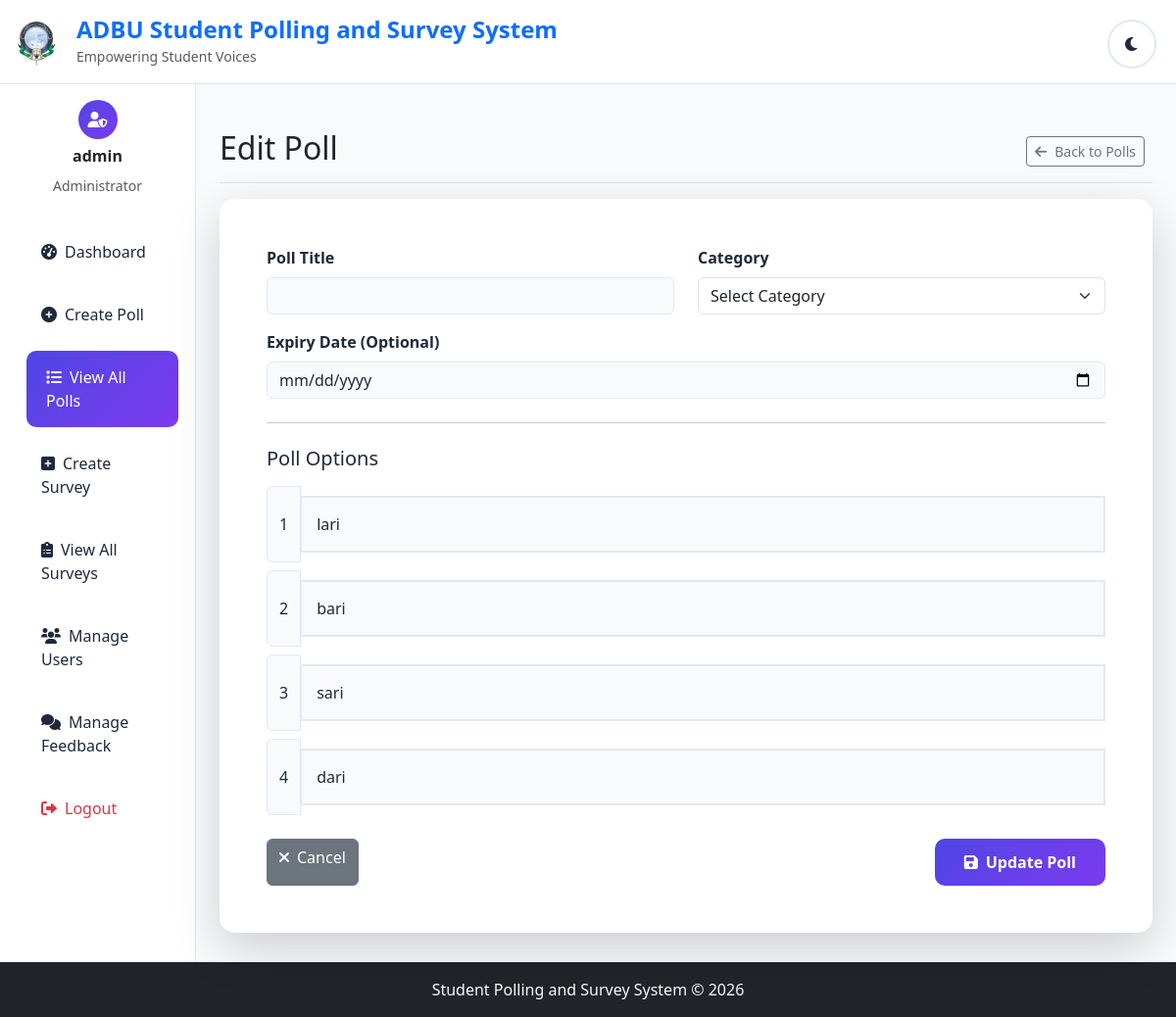
Screenshot of /edit_poll.php?id=1 (signed in) with the database file from the repository.
### tables this page shows
CREATE TABLE `polls` (
  `id` int(11) NOT NULL,
  `title` varchar(255) NOT NULL,
  `category` enum('Academic','Cultural','Sports','Campus') NOT NULL,
  `created_by` int(11) DEFAULT NULL,
  `expiry_date` date DEFAULT NULL,
  `created_at` timestamp NOT NULL DEFAULT current_timestamp()
);

CREATE TABLE `poll_options` (
  `id` int(11) NOT NULL,
  `poll_id` int(11) NOT NULL,
  `option_text` varchar(255) NOT NULL
);

### edit_poll.php (the view, shortened to what this page needs)
<?php
require_once '../includes/functions.php';
$poll_id = isset($_GET['id']) ? (int)$_GET['id'] : 0;
$poll_sql = "SELECT * FROM polls WHERE id = ?";
$poll_stmt = $conn->prepare($poll_sql);
$poll_stmt->bind_param("i", $poll_id);
$poll_stmt->execute();
$poll = $poll_stmt->get_result()->fetch_assoc();
$options_sql = "SELECT * FROM poll_options WHERE poll_id = ?";
$options_stmt = $conn->prepare($options_sql);
$options_stmt->bind_param("i", $poll_id);
$options_stmt->execute();
$options = $options_stmt->get_result()->fetch_all(MYSQLI_ASSOC);
?>
<!DOCTYPE html>
<html lang="en">
<head>
    <link href="https://cdn.jsdelivr.net/npm/bootstrap@5.3.0/dist/css/bootstrap.min.css" rel="stylesheet">
    <link href="https://cdnjs.cloudflare.com/ajax/libs/font-awesome/6.0.0/css/all.min.css" rel="stylesheet">
    <link href="../assets/css/style.css" rel="stylesheet">
</head>
<body>
    <?php include '../includes/header.php'; ?>
    <div class="container-fluid">
        <div class="row">
            <nav class="col-md-3 col-lg-2 d-md-block sidebar collapse">
                <div class="position-sticky pt-3">
                    <div class="text-center mb-4">
                        <div class="user-avatar mx-auto mb-2">
                            <i class="fas fa-user-shield"></i>
                        </div>
                        <h6 class="fw-bold"><?= htmlspecialchars($_SESSION['name']) ?></h6>
                        <small class="text-muted">Administrator</small>
                    </div>
                    <ul class="nav flex-column">
                        <li class="nav-item">
                            <a class="nav-link" href="dashboard.php">
                                <i class="fas fa-tachometer-alt me-2"></i>Dashboard
                            </a>
                        </li>
                        <li class="nav-item">
                            <a class="nav-link" href="create_poll.php">
                                <i class="fas fa-plus-circle me-2"></i>Create Poll
                            </a>
                        </li>
                        <li class="nav-item">
                            <a class="nav-link active" href="view_polls.php">
                                <i class="fas fa-list me-2"></i>View All Polls
                            </a>
                        </li>
                        <li class="nav-item">
                            <a class="nav-link" href="create_survey.php">
                                <i class="fas fa-plus-square me-2"></i>Create Survey
                            </a>
                        </li>
                        <li class="nav-item">
                            <a class="nav-link" href="view_surveys.php">
                                <i class="fas fa-clipboard-list me-2"></i>View All Surveys
                            </a>
                        </li>
                        <li class="nav-item">
                            <a class="nav-link" href="manage_users.php">
                                <i class="fas fa-users me-2"></i>Manage Users
                            </a>
                        </li>
                        <li class="nav-item">
                            <a class="nav-link" href="manage_feedback.php">
                                <i class="fas fa-comments me-2"></i>Manage Feedback
                            </a>
                        </li>
                        <li class="nav-item">
                            <a class="nav-link text-danger" href="../logout.php">
                                <i class="fas fa-sign-out-alt me-2"></i>Logout
                            </a>
                        </li>
                    </ul>
                </div>
            </nav>
            <main class="col-md-9 ms-sm-auto col-lg-10 px-md-4 main-content">
                <div class="d-flex justify-content-between flex-wrap flex-md-nowrap align-items-center pt-3 pb-2 mb-3 border-bottom">
                    <h1 class="h2">Edit Poll</h1>
                    <div class="btn-toolbar mb-2 mb-md-0">
                        <div class="btn-group me-2">
                            <a href="view_polls.php" class="btn btn-sm btn-outline-secondary">
                                <i class="fas fa-arrow-left me-2"></i>Back to Polls
                            </a>
                        </div>
                    </div>
                </div>
                <div class="card shadow-lg border-0">
                    <div class="card-body p-5">
                        <form method="POST" id="pollForm">
                            <div class="row">
                                <div class="col-md-6">
                                    <div class="mb-3">
                                        <label for="title" class="form-label">Poll Title</label>
                                        <input type="text" class="form-control" id="title" name="title"
                                               value="<?= htmlspecialchars($poll['title']) ?>" required>
                                    </div>
                                </div>
                                <div class="col-md-6">
                                    <div class="mb-3">
                                        <label for="category" class="form-label">Category</label>
                                        <select class="form-select" id="category" name="category" required>
                                            <option value="">Select Category</option>
                                        </select>
                                    </div>
                                </div>
                            </div>
                            <div class="mb-3">
                                <label for="expiry_date" class="form-label">Expiry Date (Optional)</label>
                                <input type="date" class="form-control" id="expiry_date" name="expiry_date"
                                       value="<?= $poll['expiry_date'] && $poll['expiry_date'] != '0000-00-00' ? $poll['expiry_date'] : '' ?>">
                            </div>
                            <hr class="my-4">
                            <h5 class="mb-3">Poll Options</h5>
                            <div id="optionsContainer">
                                <?php foreach ($options as $index => $option): ?>
                                    <div class="input-group mb-2">
                                        <span class="input-group-text"><?= $index + 1 ?></span>
                                        <input type="text" class="form-control poll-option" name="options[]"
                                               value="<?= htmlspecialchars($option['option_text']) ?>"
                                               placeholder="Enter option <?= $index + 1 ?>...">
                                    </div>
                                <?php endforeach; ?>
                            </div>
                            <div class="d-flex justify-content-between mt-4">
                                <a href="view_polls.php" class="btn btn-secondary">
                                    <i class="fas fa-times me-2"></i>Cancel
                                </a>
                                <button type="submit" name="update_poll" class="btn btn-primary">
                                    <i class="fas fa-save me-2"></i>Update Poll
                                </button>
                            </div>
                        </form>
                    </div>
                </div>
            </main>
        </div>
    </div>
    <?php include '../includes/footer.php'; ?>
</body>
</html>

### assets/css/style.css (style rules this page uses)
:root { --primary-color: #4f46e5; --secondary-color: #7c3aed; --success-color: #10b981; --danger-color: #ef4444; --warning-color: #f59e0b; --info-color: #3b82f6; --light-bg: #f8fafc; --dark-bg: #1e293b; --light-card: #ffffff; --dark-card: #334155; --light-text: #1e293b; --dark-text: #f1f5f9; --border-color: #e2e8f0; --shadow: 0 10px 15px -3px rgba(0, 0, 0, 0.1); }
* { margin: 0; padding: 0; box-sizing: border-box; }
body { font-family: 'Segoe UI', Tahoma, Geneva, Verdana, sans-serif; background: linear-gradient(135deg, var(--primary-color) 0%, var(--secondary-color) 100%); min-height: 100vh; transition: all 0.3s ease; }
.card { border: none; border-radius: 15px; background: var(--light-card); color: var(--light-text); transition: all 0.3s ease; }
.input-group-text { background: var(--light-bg); border: 1px solid var(--border-color); color: var(--light-text); }
.form-control { background: var(--light-bg); border: 1px solid var(--border-color); color: var(--light-text); }
.btn-primary { background: linear-gradient(135deg, var(--primary-color), var(--secondary-color)); border: none; border-radius: 10px; padding: 12px 30px; font-weight: 600; transition: all 0.3s ease; }
.sidebar { min-height: 100vh; background: var(--light-card); border-right: 1px solid var(--border-color); transition: all 0.3s ease; }
.sidebar .nav-link { color: var(--light-text); padding: 15px 20px; border-radius: 10px; margin: 5px 10px; transition: all 0.3s ease; }
.sidebar .nav-link:hover, .sidebar .nav-link.active { background: linear-gradient(135deg, var(--primary-color), var(--secondary-color)); color: white; transform: translateX(5px); }
.main-content { background: var(--light-bg); min-height: 100vh; padding: 30px; }
.poll-option { background: var(--light-bg); border: 2px solid var(--border-color); border-radius: 10px; padding: 15px; margin: 10px 0; cursor: pointer; transition: all 0.3s ease; }
.user-avatar { width: 40px; height: 40px; border-radius: 50%; background: linear-gradient(135deg, var(--primary-color), var(--secondary-color)); display: flex; align-items: center; justify-content: center; color: white; font-weight: bold; }
.form-label { font-weight: 600; color: var(--light-text); }

### rows the page displays
poll_options: option_text "lari"
poll_options: option_text "bari"
poll_options: option_text "sari"
poll_options: option_text "dari"

### other values shown
$_SESSION['name'] "admin"
